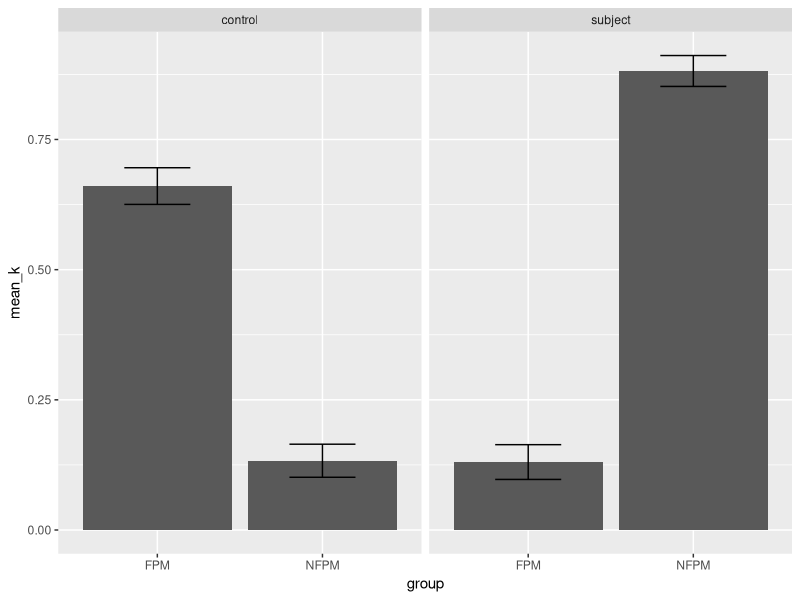
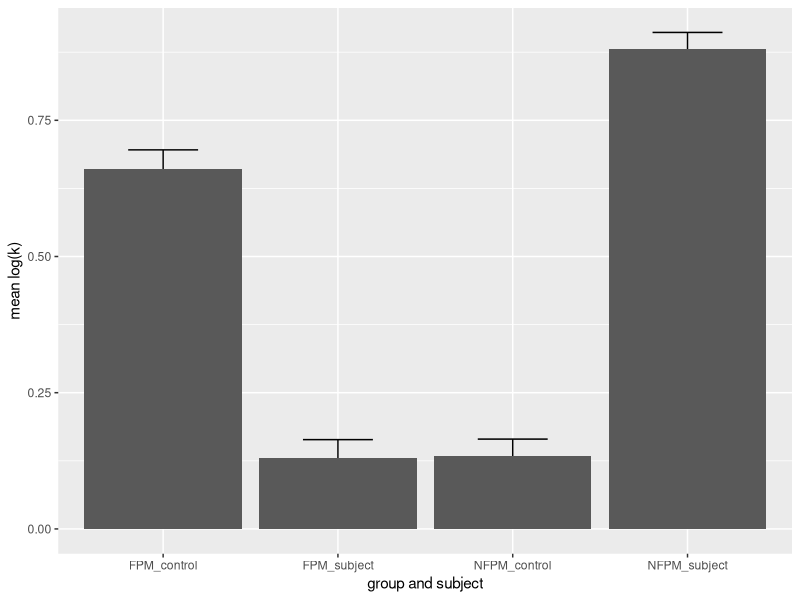
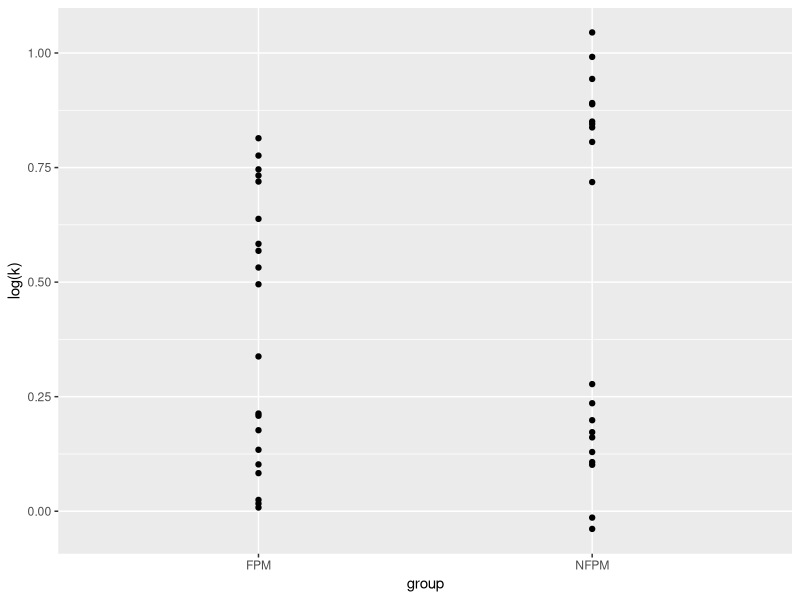
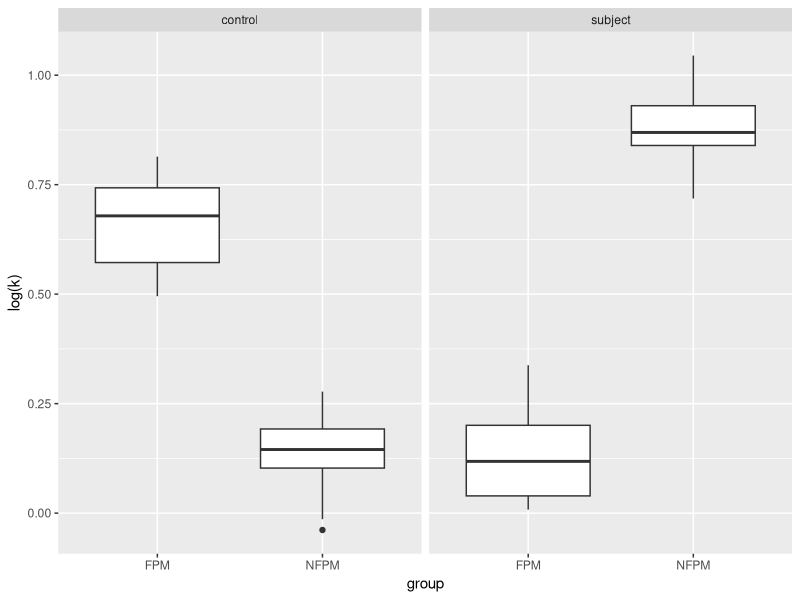
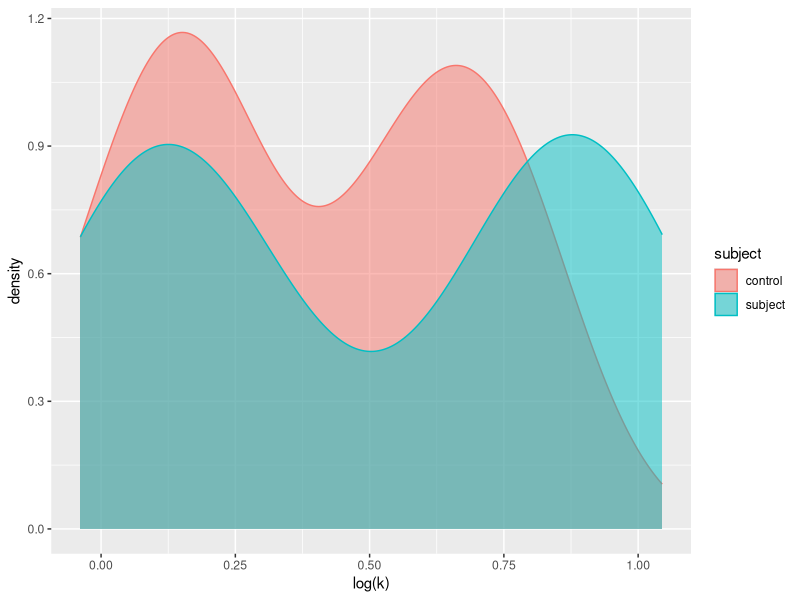
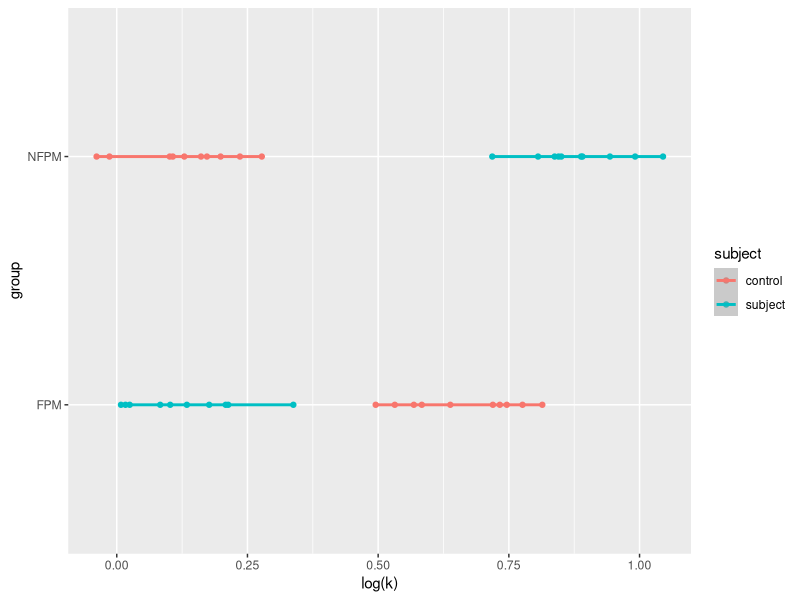

Recreate these plots in R, in order.
## ---- chunk 1
x=1:10
sbj=sprintf("subject %d",x)

cont=sprintf("control %d",x)

subject_withnumber = c(sbj,sbj,cont,cont)
subject = c(rep("subject",20),rep("control",20))
group = c(rep("FPM",10),rep("NFPM",10),rep("FPM",10),rep("NFPM",10))
FPM_subject = rnorm(10,0.15,0.1)
NFPM_subject = rnorm(10,0.88,0.1)
FPM_control = rnorm(10,0.67,0.1)
NFPM_control = rnorm(10,0.15,0.1)
discount_rate = c(FPM_subject,NFPM_subject,
                  FPM_control,NFPM_control)

datatable = data.frame(subject, subject_withnumber, group, discount_rate)
datatable
## ---- chunk 2
library(dplyr)
library(ggplot2)
dt2 = datatable %>%
  group_by(group, subject) %>%
  summarise(mean_k = mean(discount_rate),
            sem = sd(discount_rate)/sqrt(n()))

ggplot(dt2, aes(group, mean_k))+
  geom_bar(stat = 'identity')+
  facet_wrap(~subject) +
  geom_errorbar(aes(ymin=mean_k-sem, ymax=mean_k+sem),width=0.4)

datatable %>%
  group_by(group, subject) %>%
  summarise(mean_k = mean(discount_rate), sem=sd(discount_rate/sqrt(n()))) %>%
  mutate(x_axis = paste(group, subject, sep = '_')) %>%
  ggplot(aes(x_axis, mean_k))+
  geom_errorbar(aes(ymin=mean_k-sem, ymax=mean_k+sem),width=0.4) +
  geom_bar(stat = 'identity') +
  xlab("group and subject") + ylab("mean log(k)")
## ---- chunk 3
cor.test(NFPM_subject, FPM_control)
## ---- chunk 4
datatable %>%
  ggplot(aes(group,discount_rate))+
  geom_point()+
  geom_smooth(method="lm") +
  ylab("log(k)")
## ---- chunk 5
ggplot(datatable, aes(group, discount_rate))+
  geom_boxplot()+
  facet_wrap(~subject) +
  ylab("log(k)")
## ---- chunk 6
summary(aov(discount_rate ~ group, datatable))
## ---- chunk 7
datatable %>%
  ggplot(aes(discount_rate, fill=subject, col=subject))+
  geom_density(alpha=0.5) +
  xlab("log(k)")
## ---- chunk 8
datatable %>%
  ggplot(aes(discount_rate, group, color=subject))+
  geom_point()+
  geom_smooth(method = "lm") +
  xlab("log(k)")
## ---- chunk 9
summary(lm(discount_rate ~ group+subject, datatable))
